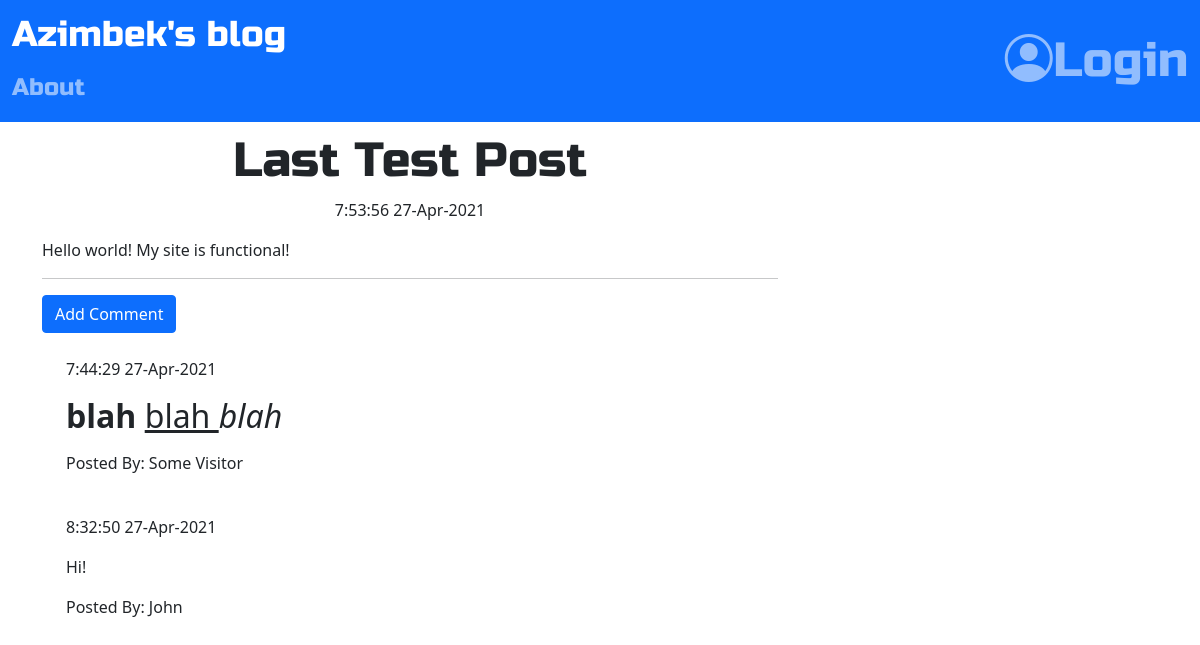
/blog/post/3/, run on the app's committed database.
### blog/models.py (models this page shows, shortened)
class Post(models.Model):
    author = models.ForeignKey('auth.User',on_delete=models.CASCADE)
    title = models.CharField(max_length=200)
    text = models.TextField()
    created_date = models.DateTimeField(default=timezone.localtime(timezone.now()))
    published_date = models.DateTimeField(blank=True,null=True)

class Comment(models.Model):
    post = models.ForeignKey('blog.Post',on_delete=models.CASCADE,related_name='comments')
    author = models.CharField(max_length=200)
    text = models.TextField()
    created_date = models.DateTimeField(default=timezone.now())
    approved_comment = models.BooleanField(default=False)

### blog/views.py (the view)
# urls.py: path('post/<int:pk>/', views.PostDetailView.as_view(), name='post_detail'),
class PostDetailView(DetailView):
    model = models.Post

### blog/templates/blog/post_detail.html (shortened to what this page needs)
<!DOCTYPE html>
{% extends 'blog/base.html' %}
{% block body_block %}
    <h1 class="posttitle loader">{{ post.title }}</h1>
    {% if post.published_date %}
        <div class="date postdate">
            {{ post.published_date|date:"G:i:s d-M-Y" }}
        </div>
    {% else %}
        <a class="btn btn-primary" href="{% url 'blog:post_publish' pk=post.pk %}">Publish</a>
    {% endif %}
    <p class="postcontent">{{ post.text|safe|linebreaksbr }}</p>
    <hr>
    <a class="btn btn-primary" href="{% url 'blog:add_comment_to_post' pk=post.pk %}">Add Comment</a>
    <div class="container">
        {% for comment in post.comments.all %}
            <br>
            {% if user.is_authenticated or comment.approved_comment %}
                {{ comment.created_date|date:"G:i:s d-M-Y" }}
                <p>{{ comment.text|safe|linebreaks }}</p>
                <p>Posted By: {{ comment.author }}</p>
            {% endif %}
            {% empty %}
            <p>No Comments</p>
        {% endfor %}
    </div>
{% endblock %}

### blog/templates/blog/base.html (shortened to what this page needs)
<!DOCTYPE html>
{% load static %}
<html lang="en">
<head>
    <link href="https://cdn.jsdelivr.net/npm/bootstrap@5.0.0-beta2/dist/css/bootstrap.min.css" rel="stylesheet">
    <link rel="stylesheet" href="https://cdn.jsdelivr.net/npm/bootstrap-icons@1.4.1/font/bootstrap-icons.css">
    <link rel="stylesheet" href="//cdn.jsdelivr.net/npm/medium-editor@latest/dist/css/medium-editor.min.css" type="text/css" media="screen" charset="utf-8">
    <link rel="stylesheet" href="{% static "css/blog.css" %}">
</head>
<body class="loader">
    <nav class="navbar navbar-dark bg-primary techfont">
        <div class="container-fluid">
            <ul class="navbar-nav">
                <li><a class="navbar-brand bigbrand" href="{% url 'blog:post_list' %}">Azimbek's blog</a></li>
                <li><a class="nav-link" href="{% url 'blog:about' %}">About</a></li>
            </ul>
            <ul class="navbar-nav justify-content-end">
                {% if user.is_authenticated %}
                    <li><a class="nav-link" href="{% url 'blog:post_new' %}">New Post</a></li>
                    <li><a class="nav-link" href="{% url 'blog:post_draft_list' %}">Drafts</a></li>
                    <li><a class="nav-link" href="{% url 'logout' %}">Logout</a></li>
                    <li><a class="nav-link">Welcome, {{ user.username }}</a></li>
                {% else %}
                    <li><a class="nav-link" href="{% url 'login' %}">
                        <span class="bi bi-person-circle" style="font-size: 2em;">Login</span></a>
                    </li>
                {% endif %}
            </ul>
        </div>
    </nav>
    <div class="container">
        <div class="row">
            <div class="col-md-8">
                <div class="blog_posts">
                    {% block body_block %}
                    {% endblock %}
                </div>
            </div>
        </div>
    </div>
</body>
</html>

### blog/static/css/blog.css (style rules this page uses)
.techfont { font-family: 'Russo One', sans-serif; font-size: 1.5em; margin-bottom: 10px; }
.bigbrand { font-size: 1.5em; }
.postdate { text-align: center; }
.posttitle { font-family: 'Russo One', sans-serif; font-size: 3em; text-align: center; }
.postcontent { font-family: 'Montserrat', sans-serif; font-size: 1.5em; }
.loader { filter:hue-rotate(0deg); color:linear-gradient(45deg,#0f8,#08f); animation:hue 10000ms infinite linear; }

### data on the page
Post: title "Last Test Post", published_date "7:53:56 27-Apr-2021", text "Hello world! My site is functional!"
Comment: created_date "7:44:29 27-Apr-2021", text "blah blah blah", author "Some Visitor"
Comment: created_date "8:32:50 27-Apr-2021", text "Hi!", author "John"
